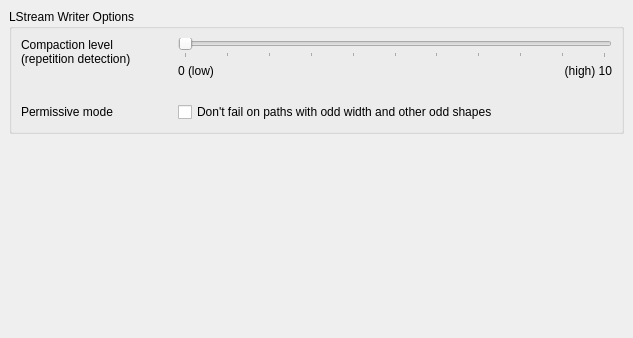
<?xml version="1.0" encoding="UTF-8"?>
<ui version="4.0">
 <class>LStreamWriterOptionPage</class>
 <widget class="QWidget" name="LStreamWriterOptionPage">
  <property name="geometry">
   <rect>
    <x>0</x>
    <y>0</y>
    <width>633</width>
    <height>338</height>
   </rect>
  </property>
  <property name="windowTitle">
   <string>Form</string>
  </property>
  <layout class="QVBoxLayout">
   <property name="spacing">
    <number>6</number>
   </property>
   <property name="leftMargin">
    <number>9</number>
   </property>
   <property name="topMargin">
    <number>9</number>
   </property>
   <property name="rightMargin">
    <number>9</number>
   </property>
   <property name="bottomMargin">
    <number>9</number>
   </property>
   <item>
    <widget class="QGroupBox" name="groupBox">
     <property name="title">
      <string>LStream Writer Options</string>
     </property>
     <layout class="QVBoxLayout">
      <property name="spacing">
       <number>6</number>
      </property>
      <property name="leftMargin">
       <number>9</number>
      </property>
      <property name="topMargin">
       <number>9</number>
      </property>
      <property name="rightMargin">
       <number>9</number>
      </property>
      <property name="bottomMargin">
       <number>9</number>
      </property>
      <item>
       <widget class="QFrame" name="frame">
        <property name="frameShape">
         <enum>QFrame::NoFrame</enum>
        </property>
        <property name="frameShadow">
         <enum>QFrame::Raised</enum>
        </property>
        <layout class="QGridLayout">
         <property name="leftMargin">
          <number>0</number>
         </property>
         <property name="topMargin">
          <number>0</number>
         </property>
         <property name="rightMargin">
          <number>0</number>
         </property>
         <property name="bottomMargin">
          <number>0</number>
         </property>
         <property name="spacing">
          <number>6</number>
         </property>
         <item row="1" column="3">
          <widget class="QLabel" name="label_2">
           <property name="text">
            <string/>
           </property>
          </widget>
         </item>
         <item row="0" column="1">
          <spacer>
           <property name="orientation">
            <enum>Qt::Horizontal</enum>
           </property>
           <property name="sizeType">
            <enum>QSizePolicy::Fixed</enum>
           </property>
           <property name="sizeHint" stdset="0">
            <size>
             <width>10</width>
             <height>20</height>
            </size>
           </property>
          </spacer>
         </item>
         <item row="2" column="2" colspan="3">
          <widget class="QFrame" name="cblock_warning_frame">
           <property name="frameShape">
            <enum>QFrame::NoFrame</enum>
           </property>
           <property name="frameShadow">
            <enum>QFrame::Raised</enum>
           </property>
           <layout class="QHBoxLayout" name="horizontalLayout">
            <property name="leftMargin">
             <number>0</number>
            </property>
            <property name="topMargin">
             <number>0</number>
            </property>
            <property name="rightMargin">
             <number>0</number>
            </property>
            <property name="bottomMargin">
             <number>0</number>
            </property>
           </layout>
          </widget>
         </item>
         <item row="5" column="2" colspan="3">
          <widget class="QFrame" name="frame_2">
           <property name="frameShape">
            <enum>QFrame::NoFrame</enum>
           </property>
           <property name="frameShadow">
            <enum>QFrame::Raised</enum>
           </property>
           <layout class="QHBoxLayout">
            <property name="spacing">
             <number>6</number>
            </property>
            <property name="leftMargin">
             <number>0</number>
            </property>
            <property name="topMargin">
             <number>0</number>
            </property>
            <property name="rightMargin">
             <number>0</number>
            </property>
            <property name="bottomMargin">
             <number>0</number>
            </property>
           </layout>
          </widget>
         </item>
         <item row="4" column="2" colspan="3">
          <widget class="QFrame" name="strict_mode_warning_frame">
           <property name="frameShape">
            <enum>QFrame::NoFrame</enum>
           </property>
           <property name="frameShadow">
            <enum>QFrame::Raised</enum>
           </property>
           <layout class="QHBoxLayout" name="horizontalLayout_2">
            <property name="leftMargin">
             <number>0</number>
            </property>
            <property name="topMargin">
             <number>0</number>
            </property>
            <property name="rightMargin">
             <number>0</number>
            </property>
            <property name="bottomMargin">
             <number>0</number>
            </property>
           </layout>
          </widget>
         </item>
         <item row="0" column="0" rowspan="2">
          <widget class="QLabel" name="label">
           <property name="sizePolicy">
            <sizepolicy hsizetype="Preferred" vsizetype="Preferred">
             <horstretch>0</horstretch>
             <verstretch>0</verstretch>
            </sizepolicy>
           </property>
           <property name="text">
            <string>Compaction level
(repetition detection)</string>
           </property>
           <property name="alignment">
            <set>Qt::AlignLeading|Qt::AlignLeft|Qt::AlignTop</set>
           </property>
          </widget>
         </item>
         <item row="1" column="2">
          <widget class="QLabel" name="label_3">
           <property name="sizePolicy">
            <sizepolicy hsizetype="Minimum" vsizetype="Preferred">
             <horstretch>0</horstretch>
             <verstretch>0</verstretch>
            </sizepolicy>
           </property>
           <property name="text">
            <string>0 (low)</string>
           </property>
          </widget>
         </item>
         <item row="6" column="0">
          <widget class="QLabel" name="label_10">
           <property name="text">
            <string>Permissive mode</string>
           </property>
          </widget>
         </item>
         <item row="0" column="2" colspan="3">
          <widget class="QSlider" name="compression_slider">
           <property name="sizePolicy">
            <sizepolicy hsizetype="Preferred" vsizetype="Fixed">
             <horstretch>0</horstretch>
             <verstretch>0</verstretch>
            </sizepolicy>
           </property>
           <property name="maximum">
            <number>10</number>
           </property>
           <property name="pageStep">
            <number>1</number>
           </property>
           <property name="orientation">
            <enum>Qt::Horizontal</enum>
           </property>
           <property name="tickPosition">
            <enum>QSlider::TicksBelow</enum>
           </property>
          </widget>
         </item>
         <item row="6" column="2" colspan="3">
          <widget class="QCheckBox" name="permissive">
           <property name="text">
            <string>Don't fail on paths with odd width and other odd shapes</string>
           </property>
          </widget>
         </item>
         <item row="1" column="4">
          <widget class="QLabel" name="label_4">
           <property name="sizePolicy">
            <sizepolicy hsizetype="Minimum" vsizetype="Preferred">
             <horstretch>0</horstretch>
             <verstretch>0</verstretch>
            </sizepolicy>
           </property>
           <property name="text">
            <string>(high) 10</string>
           </property>
           <property name="alignment">
            <set>Qt::AlignRight|Qt::AlignTrailing|Qt::AlignVCenter</set>
           </property>
          </widget>
         </item>
        </layout>
       </widget>
      </item>
     </layout>
    </widget>
   </item>
   <item>
    <spacer>
     <property name="orientation">
      <enum>Qt::Vertical</enum>
     </property>
     <property name="sizeHint" stdset="0">
      <size>
       <width>524</width>
       <height>51</height>
      </size>
     </property>
    </spacer>
   </item>
  </layout>
 </widget>
 <tabstops>
  <tabstop>compression_slider</tabstop>
 </tabstops>
 <resources/>
 <connections/>
</ui>
